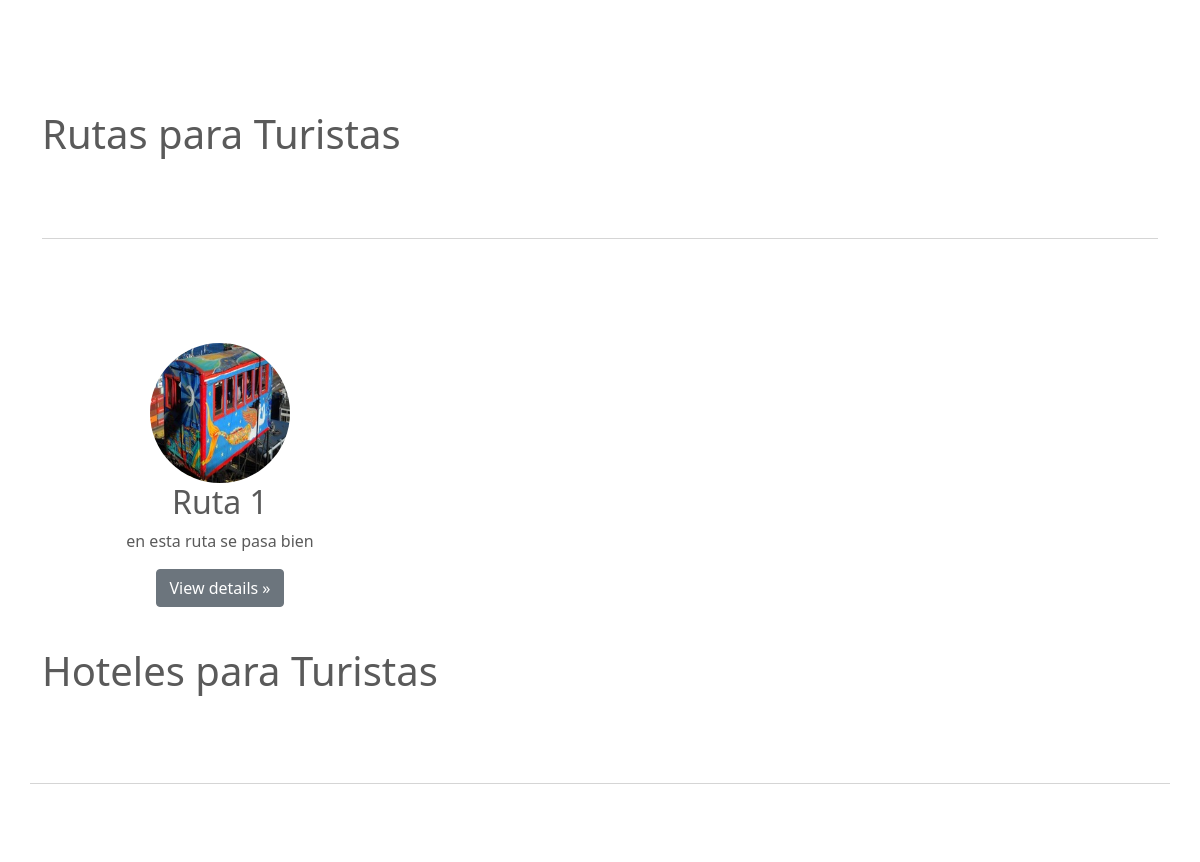
Before: / (middle part) with the older database file.
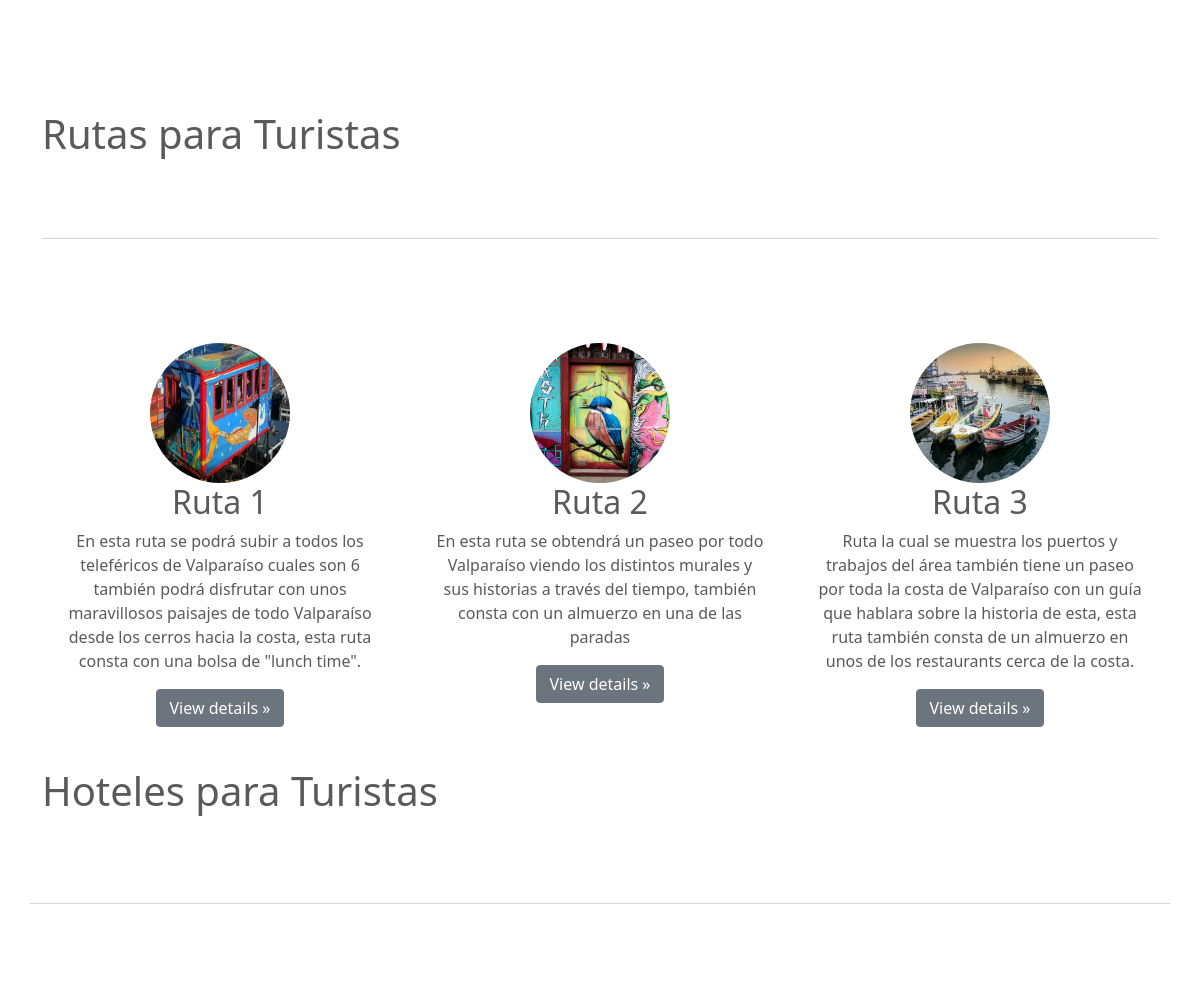
After: the same page with the newer database file.
### app/models.py (models this page shows, shortened)
class Ruta(models.Model):
    nombre = models.CharField(max_length=50)
    descripcion = models.TextField()
    imagen = models.ImageField(upload_to="rutas", null=True)

class Hotel(models.Model):
    nombre = models.CharField(max_length=50)
    ubicacion = models.CharField(max_length=60)
    precio = models.IntegerField(null=False)
    descripcion = models.TextField()
    imagen = models.ImageField(upload_to="hoteles",null=True)

### app/views.py (the view)
# urls.py: path('', views.index, name='index'),
def index(request):
    hotel = Hotel.objects.all()
    ruta = Ruta.objects.all()
    data ={
        'hotel' : hotel,
        'ruta': ruta
    }
    return render(request, 'app/index.html',data)

### app/templates/app/index.html (shortened to what this page needs)
{% extends 'app/base.html' %}
{% load static %}
{% load humanize %}
{% block contenido %}
<body>
<br>
<br>
<div class="container marketing">
      <h1>Rutas para Turistas </h1>
      <hr class="featurette-divider">
      <br>
      <div class="row">
        {% for r in ruta %}
        <div class="col-lg-4">
          {% if r.imagen %}
            <img src="{{ r.imagen.url }}" class="bd-placeholder-img rounded-circle" width="140" height="140" alt="">
          {% endif %}
            <h2>{{ r.nombre }}</h2>
            <p>{{ r.descripcion }}</p>
            <p><a class="btn btn-secondary" href="#">View details &raquo;</a></p>
        </div>
        {% endfor %}
      <br>
      <br>
      <br>
      <h1>Hoteles para Turistas </h1>
      {% for i in hotel %}
      <hr class="featurette-divider">
      {% endfor %}
</div>
{% endblock %}

Changed rows visible on the page:
changed Ruta "Ruta 1": descripcion "en esta ruta se pasa bien" → "En esta ruta se podrá subir a todos los teleféricos de Valparaíso cuales son 6 también podrá disfrutar con unos maravillosos paisajes de todo Valparaíso desde los cerros hacia la costa, esta ruta consta con una bolsa de \"lunch time\"."
added Ruta: imagen (picture), nombre "Ruta 2", descripcion "En esta ruta se obtendrá un paseo por todo Valparaíso viendo los distintos murales y sus historias a través del tiempo, también consta con un almuerzo en una de las paradas"
added Ruta: imagen (picture), nombre "Ruta 3", descripcion "Ruta la cual se muestra los puertos y trabajos del área también tiene un paseo por toda la costa de Valparaíso con un guía que hablara sobre la historia de esta, esta ruta también consta de un almuerzo en unos de los restaurants cerca de la costa."
